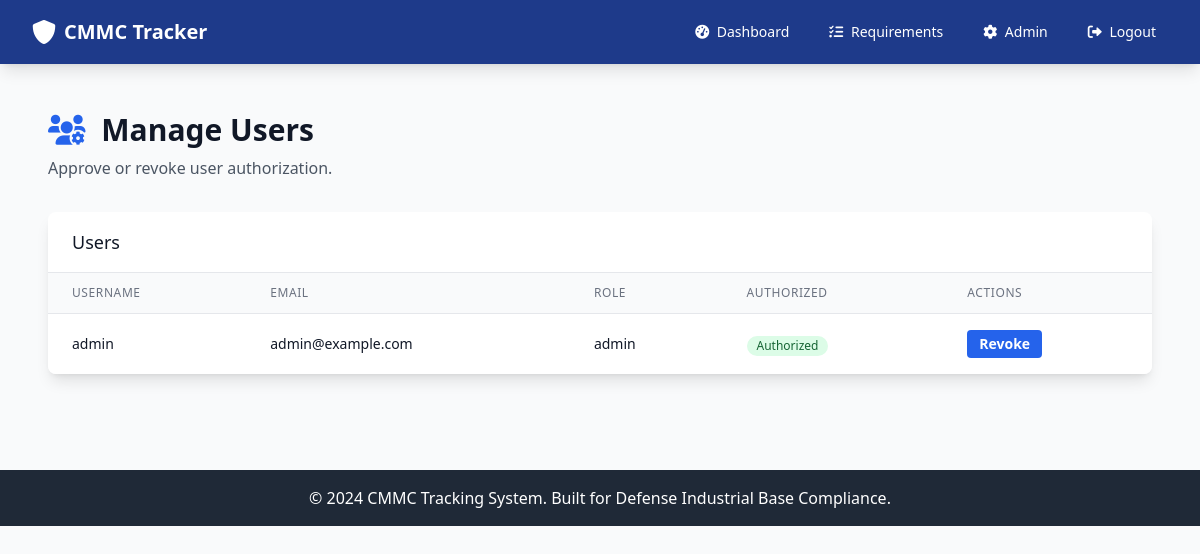
The app's page /admin/users (signed in) with its own data.
### app.py (models this page shows)
class User(db.Model):
    id = db.Column(db.Integer, primary_key=True)
    username = db.Column(db.String(80), unique=True, nullable=False)
    email = db.Column(db.String(120), unique=True, nullable=False)
    password_hash = db.Column(db.String(120), nullable=False)
    role = db.Column(db.String(20), default='user')  # 'admin' or 'user'
    company = db.Column(db.String(200))
    created_at = db.Column(db.DateTime, default=datetime.utcnow)
    is_authorized = db.Column(db.Boolean, default=False, nullable=False)

### app.py (the view)
@app.route('/admin/users')
@admin_required
def admin_users():
    users = User.query.all()
    return render_template('admin/users.html', users=users)

### app.py (called while the page is built, shortened)
def admin_required(f):
    @wraps(f)
    def decorated_function(*args, **kwargs):
        if 'user_id' not in session:
            flash('Please log in to access this page.', 'warning')
            return redirect(url_for('login'))
        user = User.query.get(session['user_id'])
        if not user or user.role != 'admin':
            flash('Admin access required.', 'error')
            return redirect(url_for('dashboard'))
        return f(*args, **kwargs)
    return decorated_function

@app.before_request
def enforce_device_and_user_authorization():
    open_endpoints = {
        'index', 'login', 'register', 'logout', 'static', 'device_pending'
    }
    if request.endpoint in open_endpoints:
        return None
    if 'user_id' not in session:
        return None
    user = User.query.get(session['user_id'])
    if not user:
        session.clear()
        return redirect(url_for('login'))
    if not user.is_authorized:
        flash('Your account is awaiting authorization by an administrator.', 'warning')
        return redirect(url_for('index'))
    if user.role == 'admin':
        return None

### templates/admin/users.html (shortened to what this page needs)
{% extends "base.html" %}
{% block content %}
<div class="px-4 py-6">
    <div class="mb-8 flex items-center justify-between">
        <div>
            <h1 class="text-3xl font-bold text-gray-900 mb-2">
                <i class="fas fa-users-cog text-blue-600 mr-2"></i>
                Manage Users
            </h1>
            <p class="text-gray-600">Approve or revoke user authorization.</p>
        </div>
    </div>
    <div class="bg-white shadow-lg rounded-lg overflow-hidden">
        <div class="px-6 py-4 border-b border-gray-200">
            <h3 class="text-lg font-medium text-gray-900">Users</h3>
        </div>
        <div class="overflow-x-auto">
            <table class="min-w-full divide-y divide-gray-200">
                <thead class="bg-gray-50">
                    <tr>
                        <th class="px-6 py-3 text-left text-xs font-medium text-gray-500 uppercase tracking-wider">Username</th>
                        <th class="px-6 py-3 text-left text-xs font-medium text-gray-500 uppercase tracking-wider">Email</th>
                        <th class="px-6 py-3 text-left text-xs font-medium text-gray-500 uppercase tracking-wider">Role</th>
                        <th class="px-6 py-3 text-left text-xs font-medium text-gray-500 uppercase tracking-wider">Authorized</th>
                        <th class="px-6 py-3 text-left text-xs font-medium text-gray-500 uppercase tracking-wider">Actions</th>
                    </tr>
                </thead>
                <tbody class="bg-white divide-y divide-gray-200">
                    {% for u in users %}
                    <tr class="hover:bg-gray-50">
                        <td class="px-6 py-4 whitespace-nowrap text-sm text-gray-900">{{ u.username }}</td>
                        <td class="px-6 py-4 whitespace-nowrap text-sm text-gray-900">{{ u.email }}</td>
                        <td class="px-6 py-4 whitespace-nowrap text-sm text-gray-900">{{ u.role }}</td>
                        <td class="px-6 py-4 whitespace-nowrap">
                            {% if u.is_authorized %}
                                <span class="inline-flex items-center px-2.5 py-0.5 rounded-full text-xs font-medium bg-green-100 text-green-800">Authorized</span>
                            {% else %}
                                <span class="inline-flex items-center px-2.5 py-0.5 rounded-full text-xs font-medium bg-yellow-100 text-yellow-800">Pending</span>
                            {% endif %}
                        </td>
                        <td class="px-6 py-4 whitespace-nowrap text-sm">
                            <form method="POST" action="{{ url_for('admin_toggle_user', user_id=u.id) }}">
                                <button class="bg-blue-600 hover:bg-blue-700 text-white font-bold py-1 px-3 rounded text-sm transition duration-200" type="submit">
                                    {% if u.is_authorized %}Revoke{% else %}Authorize{% endif %}
                                </button>
                            </form>
                        </td>
                    </tr>
                    {% endfor %}
                </tbody>
            </table>
        </div>
    </div>
</div>
{% endblock %}

### records on screen
User: username "admin", email "admin@example.com", role "admin", is_authorized "Authorized"
